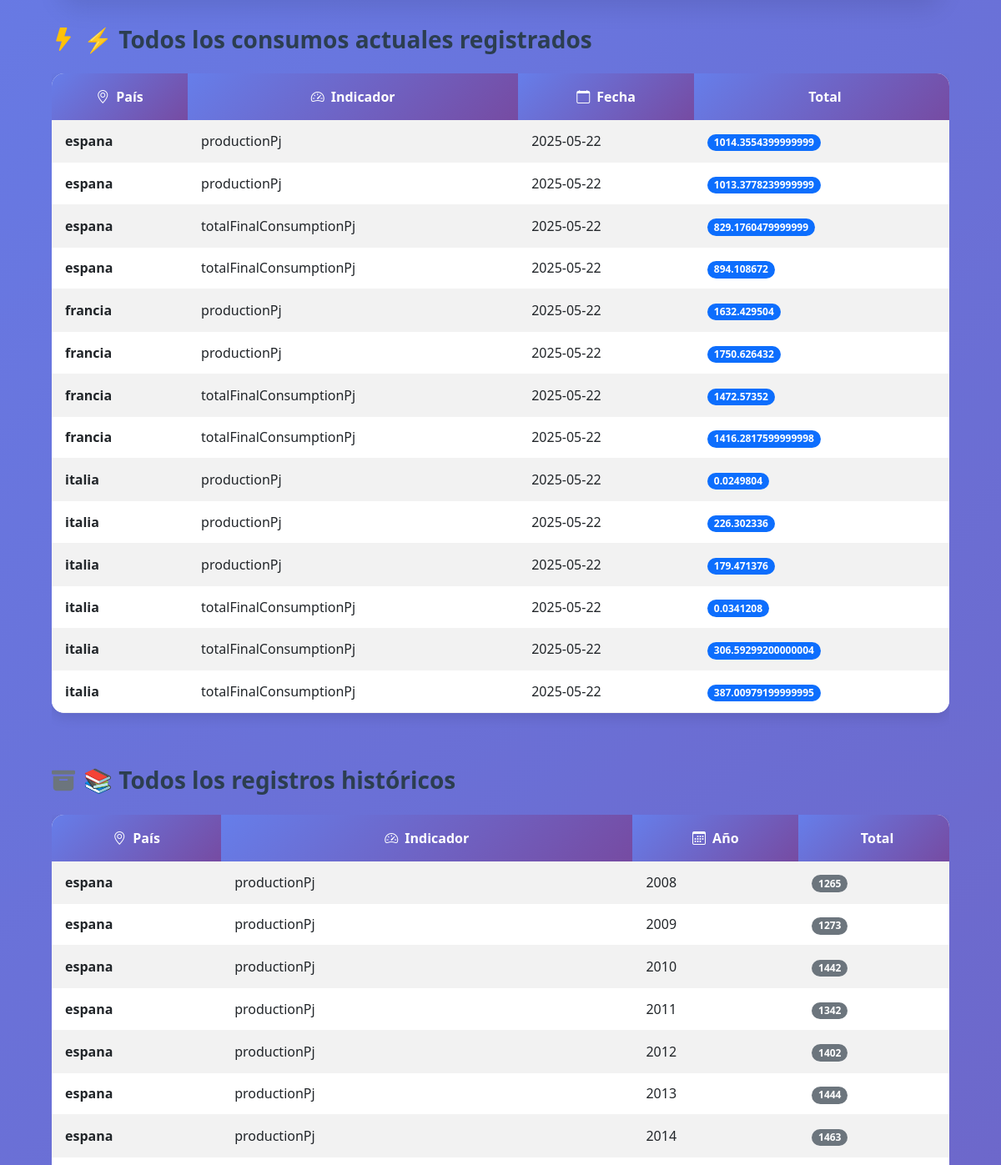
Before: /consumo (middle part) with the older database file.
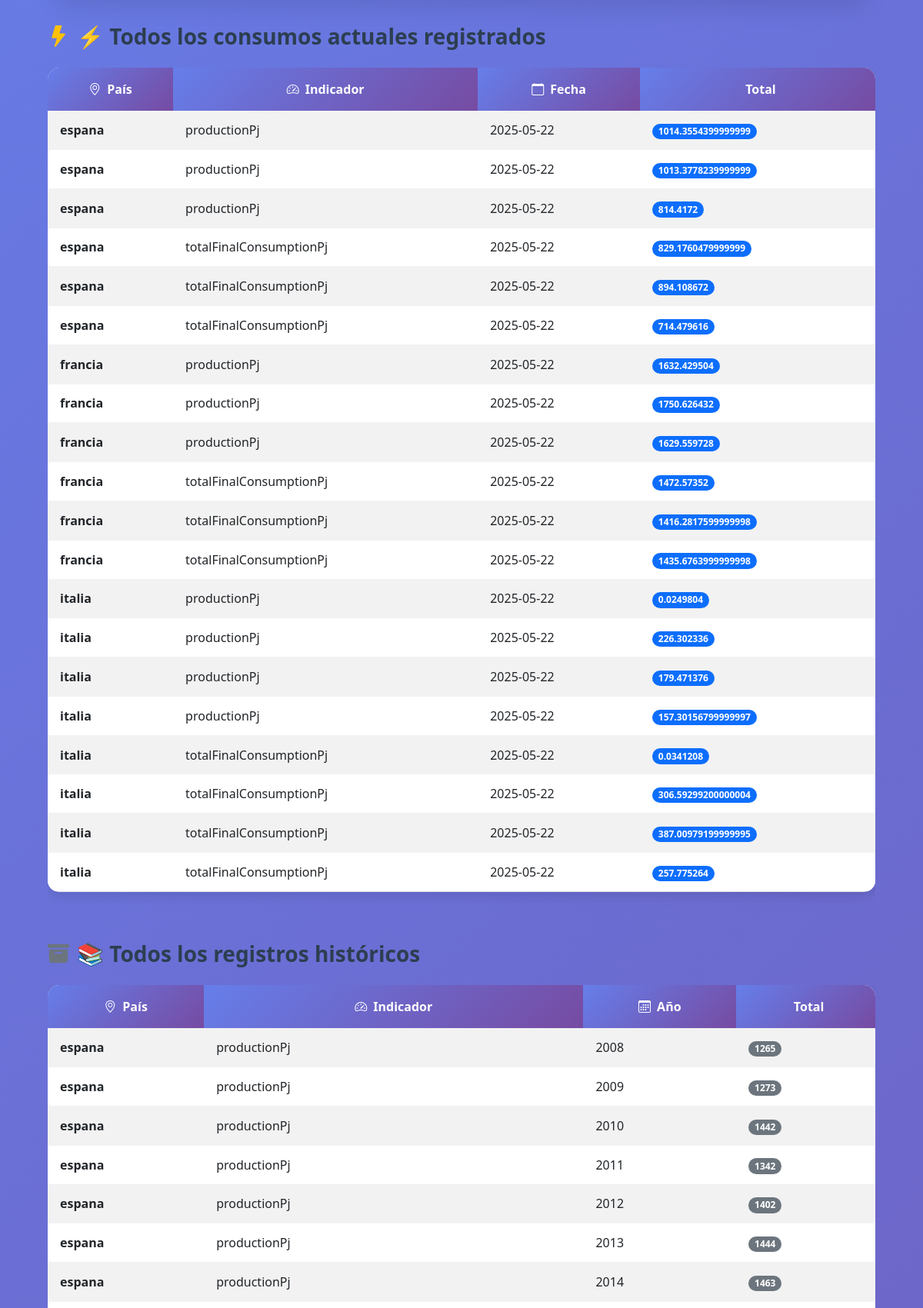
After: the same page with the newer database file.
### app.py (models this page shows)
class ActualConsumoProduccion(db.Model):
    __tablename__ = 'actual_consumo_produccion'
    __table_args__ = {'extend_existing': True}
    pais                 = db.Column(db.Text, db.ForeignKey('pais.pais'), primary_key=True)
    indicador            = db.Column(db.Text, primary_key=True)
    fecha                = db.Column(db.Text, primary_key=True)
    coal_peat_oil_shale  = db.Column(db.Text)
    natural_gas          = db.Column(db.Text)
    nuclear              = db.Column(db.Text)
    oil_products         = db.Column(db.Text)
    renewables_and_waste = db.Column(db.Text)
    total                = db.Column(db.Text)

class HistoricoConsumoProduccion(db.Model):
    __tablename__ = 'historico_consumo_produccion'
    __table_args__ = {'extend_existing': True}
    pais                 = db.Column(db.Text, db.ForeignKey('pais.pais'), primary_key=True)
    indicador            = db.Column(db.Text, primary_key=True)
    anio                 = db.Column(db.Integer, primary_key=True)
    coal_peat_oil_shale  = db.Column(db.Text)
    natural_gas          = db.Column(db.Text)
    nuclear              = db.Column(db.Text)
    oil_products         = db.Column(db.Text)
    renewables_and_waste = db.Column(db.Text)
    total                = db.Column(db.Text)

### app.py (the view, shortened to what this page needs)
@app.route('/consumo', methods=['GET','POST'])
def show_consumption():
    try:
        paises = [p.pais for p in Pais.query.order_by(Pais.pais)]
        indicadores = [i[0] for i in db.session.query(
                           ActualConsumoProduccion.indicador
                       ).distinct().order_by(ActualConsumoProduccion.indicador).all()]
        anios = [y[0] for y in db.session.query(
                     HistoricoConsumoProduccion.anio
                 ).distinct().order_by(HistoricoConsumoProduccion.anio).all()]
        with db.session.no_autoflush:
            actual_list = ActualConsumoProduccion.query.order_by(
                              ActualConsumoProduccion.pais,
                              ActualConsumoProduccion.indicador,
                              ActualConsumoProduccion.fecha
                          ).all()
            for a in actual_list:
                a.fecha_parsed = parse_date_safe(a.fecha)
        historico_list = HistoricoConsumoProduccion.query.order_by(
                             HistoricoConsumoProduccion.pais,
                             HistoricoConsumoProduccion.indicador,
                             HistoricoConsumoProduccion.anio
                         ).all()
    except Exception as e:
        return f"<h1>Error cargando datos:</h1><p>{e}</p>"
    datos = None
    return render_template(
        'consumo_comparador.html',
        paises=paises,
        indicadores=indicadores,
        anios=anios,
        actual_list=actual_list,
        historico_list=historico_list,
        datos=datos
    )

### app.py (called while the page is built)
def parse_date_safe(date_str):
    if not date_str:
        return None
    if isinstance(date_str, str) and date_str.endswith('Z'):
        date_str = date_str[:-1]
    for fmt in ('%Y-%m-%dT%H:%M:%S.%f',
                '%Y-%m-%dT%H:%M:%S',
                '%Y-%m-%d'):
        try:
            return datetime.strptime(date_str, fmt).date()
        except ValueError:
            continue
    return None

### templates/consumo_comparador.html (shortened to what this page needs)
<!DOCTYPE html>
<html lang="es">
<head>
  <link
    href="https://cdn.jsdelivr.net/npm/bootstrap@5.3.0/dist/css/bootstrap.min.css"
    rel="stylesheet"
>
  <link rel="stylesheet" href="https://cdn.jsdelivr.net/npm/bootstrap-icons@1.11.0/font/bootstrap-icons.css">
</head>
<body>
  <div class="container main-container">
    {% if actual_list %}
      <h3 class="section-title">
        <i class="bi bi-lightning-fill text-warning"></i>
        ⚡ Todos los consumos actuales registrados
      </h3>
      <div class="table-responsive">
        <table class="table table-striped">
          <thead>
            <tr>
              <th><i class="bi bi-geo-alt me-2"></i>País</th>
              <th><i class="bi bi-speedometer2 me-2"></i>Indicador</th>
              <th><i class="bi bi-calendar me-2"></i>Fecha</th>
              <th>Total</th>
            </tr>
          </thead>
          <tbody>
            {% for a in actual_list %}
              <tr>
                <td><strong>{{ a.pais }}</strong></td>
                <td>{{ a.indicador }}</td>
                <td>
                  {% if a.fecha_parsed %}
                    {{ a.fecha_parsed.strftime('%Y-%m-%d') }}
                  {% else %}
                    {{ a.fecha[:10] }}
                  {% endif %}
                </td>
                <td><span class="badge bg-primary rounded-pill">{{ a.total }}</span></td>
              </tr>
            {% endfor %}
          </tbody>
        </table>
      </div>
    {% endif %}
    {% if historico_list %}
      <h3 class="section-title">
        <i class="bi bi-archive-fill text-secondary"></i>
        📚 Todos los registros históricos
      </h3>
      <div class="table-responsive">
        <table class="table table-striped">
          <thead>
            <tr>
              <th><i class="bi bi-geo-alt me-2"></i>País</th>
              <th><i class="bi bi-speedometer2 me-2"></i>Indicador</th>
              <th><i class="bi bi-calendar3 me-2"></i>Año</th>
              <th>Total</th>
            </tr>
          </thead>
          <tbody>
            {% for h in historico_list %}
              <tr>
                <td><strong>{{ h.pais }}</strong></td>
                <td>{{ h.indicador }}</td>
                <td>{{ h.anio }}</td>
                <td><span class="badge bg-secondary rounded-pill">{{ h.total }}</span></td>
              </tr>
            {% endfor %}
          </tbody>
        </table>
      </div>
    {% endif %}
  </div>
</body>
</html>

### templates/consumo_comparador.html (style rules this page uses)
body { background: linear-gradient(135deg, #667eea 0%, #764ba2 100%); min-height: 100vh; }
.main-container { margin-top: -50px; position: relative; z-index: 2; padding-left: 2rem; padding-right: 2rem; }
.table { background: rgba(255,255,255,0.9); border-radius: 15px; overflow: hidden; box-shadow: 0 5px 15px rgba(0,0,0,0.1); margin-bottom: 2rem; }
.table thead th { background: linear-gradient(135deg, #667eea 0%, #764ba2 100%); color: white; border: none; font-weight: 600; padding: 1rem; text-align: center; }
.table tbody td { padding: 0.8rem 1rem; border: none; border-bottom: 1px solid rgba(0,0,0,0.05); transition: background-color 0.3s ease; }
.table-striped tbody tr:nth-of-type(odd) { background-color: rgba(255,255,255,0.7); }
.section-title { color: #2c3e50; font-weight: 600; margin: 2rem 0 1.5rem 0; display: flex; align-items: center; gap: 10px; }

Changed rows visible on the page:
added ActualConsumoProduccion: pais "espana", indicador "productionPj", fecha_parsed "2025-05-22", total "814.4172"
added ActualConsumoProduccion: pais "espana", indicador "totalFinalConsumptionPj", fecha_parsed "2025-05-22", total "714.479616"
added ActualConsumoProduccion: pais "francia", indicador "productionPj", fecha_parsed "2025-05-22", total "1629.559728"
added ActualConsumoProduccion: pais "francia", indicador "totalFinalConsumptionPj", fecha_parsed "2025-05-22", total "1435.6763999999998"
added ActualConsumoProduccion: pais "italia", indicador "productionPj", fecha_parsed "2025-05-22", total "157.30156799999997"
added ActualConsumoProduccion: pais "italia", indicador "totalFinalConsumptionPj", fecha_parsed "2025-05-22", total "257.775264"
